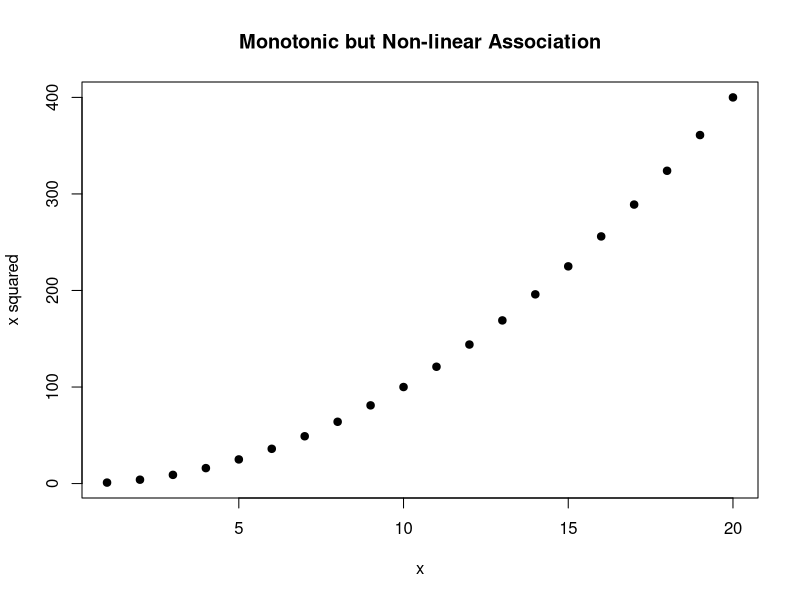
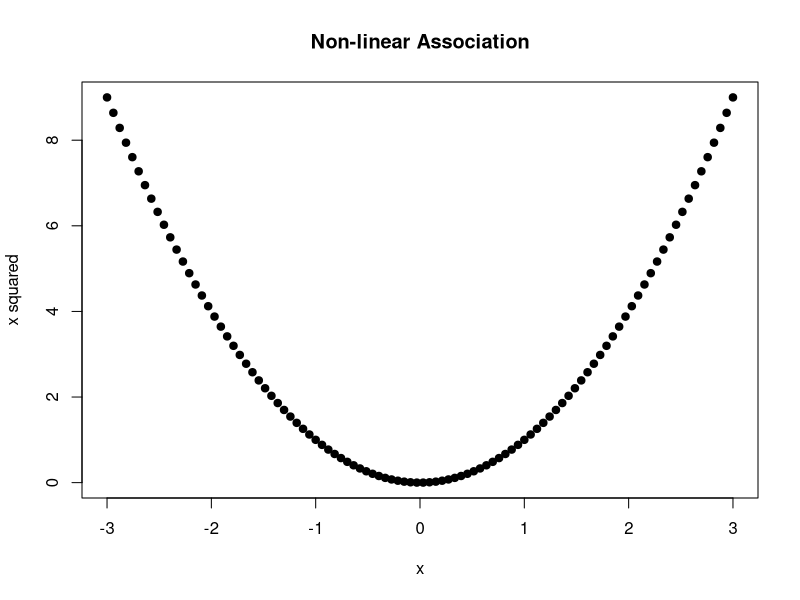
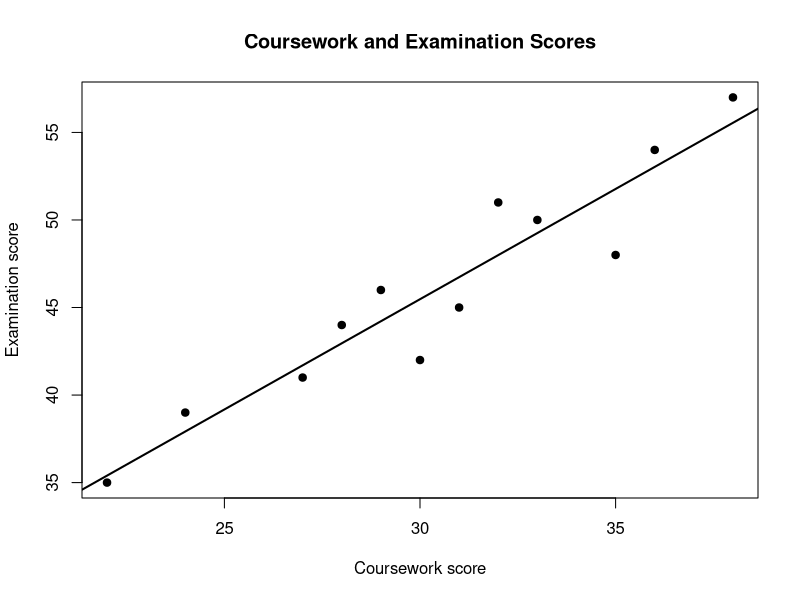
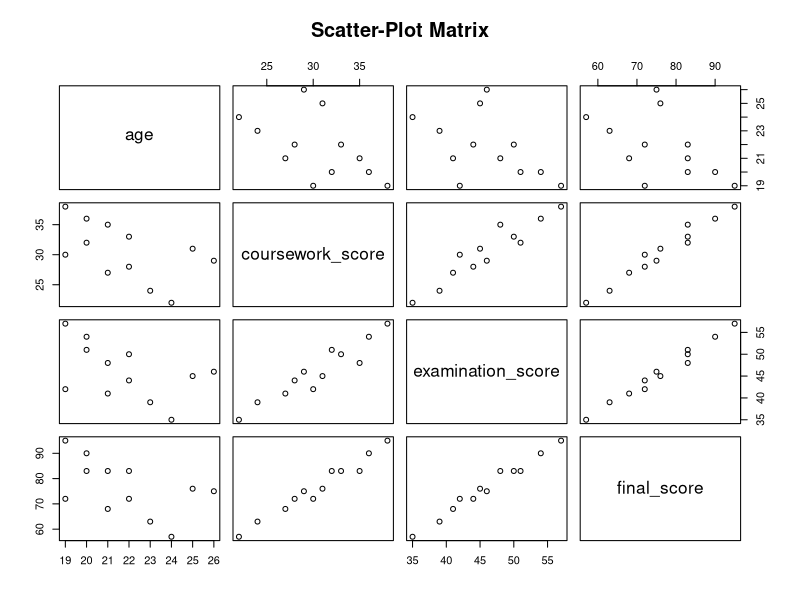

Here is the R script that generated these plots, in order: (Note: this script raises an error after producing the figures.)
# ==============================================================================
# Learning R
# Part IV: Descriptive Analysis and Data Visualisation
# Lesson 29: Correlation, Covariance and Visual Association
# Suggested Solutions
# ==============================================================================

student_data <- read.csv(
  "data/student_scores.csv",
  stringsAsFactors = FALSE
)

# Exercise 1: Covariance.
coursework_examination_covariance <- cov(
  student_data$coursework_score,
  student_data$examination_score,
  use = "complete.obs"
)

coursework_examination_covariance

# Exercise 2: Pearson correlation.
pearson_correlation <- cor(
  student_data$coursework_score,
  student_data$examination_score,
  method = "pearson",
  use = "complete.obs"
)

pearson_correlation

# Exercise 3: Spearman correlation.
spearman_correlation <- cor(
  student_data$coursework_score,
  student_data$examination_score,
  method = "spearman",
  use = "complete.obs"
)

spearman_correlation

# Exercise 4: Kendall correlation.
kendall_correlation <- cor(
  student_data$coursework_score,
  student_data$examination_score,
  method = "kendall",
  use = "complete.obs"
)

kendall_correlation

# Exercise 5: Compare methods.
correlation_comparison <- data.frame(
  method = c(
    "Pearson",
    "Spearman",
    "Kendall"
  ),
  coefficient = c(
    pearson_correlation,
    spearman_correlation,
    kendall_correlation
  ),
  stringsAsFactors = FALSE
)

correlation_comparison

# Exercise 6: Monotonic versus linear association.
x <- 1:20
y <- x ^ 2

monotonic_comparison <- data.frame(
  method = c(
    "Pearson",
    "Spearman"
  ),
  correlation = c(
    cor(
      x,
      y,
      method = "pearson"
    ),
    cor(
      x,
      y,
      method = "spearman"
    )
  ),
  stringsAsFactors = FALSE
)

monotonic_comparison

plot(
  x,
  y,
  main = "Monotonic but Non-linear Association",
  xlab = "x",
  ylab = "x squared",
  pch = 19
)

# Exercise 7: Non-linear association with near-zero correlation.
x_curve <- seq(
  -3,
  3,
  length.out = 100
)

y_curve <- x_curve ^ 2

curve_correlation <- cor(
  x_curve,
  y_curve
)

curve_correlation

plot(
  x_curve,
  y_curve,
  main = "Non-linear Association",
  xlab = "x",
  ylab = "x squared",
  pch = 19
)

# Exercise 8: Outlier influence.
x_regular <- 1:10
y_regular <- 2 * x_regular

x_with_outlier <- c(
  x_regular,
  20
)

y_with_outlier <- c(
  y_regular,
  -20
)

outlier_influence <- data.frame(
  statistic = c(
    "Pearson without outlier",
    "Pearson with outlier",
    "Spearman with outlier"
  ),
  value = c(
    cor(
      x_regular,
      y_regular
    ),
    cor(
      x_with_outlier,
      y_with_outlier
    ),
    cor(
      x_with_outlier,
      y_with_outlier,
      method = "spearman"
    )
  ),
  stringsAsFactors = FALSE
)

outlier_influence

# Exercise 9: Correlation and covariance matrices.
numeric_student_data <- student_data[
  vapply(
    student_data,
    is.numeric,
    FUN.VALUE = logical(1)
  )
]

correlation_matrix <- cor(
  numeric_student_data,
  use = "pairwise.complete.obs",
  method = "pearson"
)

covariance_matrix <- cov(
  numeric_student_data,
  use = "pairwise.complete.obs"
)

round(
  correlation_matrix,
  3
)

round(
  covariance_matrix,
  3
)

# Exercise 10: Correlation tests.
pearson_test <- cor.test(
  student_data$coursework_score,
  student_data$examination_score,
  method = "pearson"
)

spearman_test <- cor.test(
  student_data$coursework_score,
  student_data$examination_score,
  method = "spearman",
  exact = FALSE
)

kendall_test <- cor.test(
  student_data$coursework_score,
  student_data$examination_score,
  method = "kendall",
  exact = FALSE
)

pearson_test
spearman_test
kendall_test

# Exercise 11: Extract confidence interval.
pearson_report <- data.frame(
  method = "Pearson",
  estimate =
    unname(
      pearson_test$estimate
    ),
  statistic =
    unname(
      pearson_test$statistic
    ),
  degrees_of_freedom =
    unname(
      pearson_test$parameter
    ),
  p_value =
    pearson_test$p.value,
  confidence_lower =
    pearson_test$conf.int[1],
  confidence_upper =
    pearson_test$conf.int[2],
  stringsAsFactors = FALSE
)

pearson_report

# Exercise 12: Grouped correlations.
calculate_grouped_correlation <- function(
  data,
  x_variable,
  y_variable,
  group_variable,
  method = "pearson"
) {
  required_variables <- c(
    x_variable,
    y_variable,
    group_variable
  )

  if (!all(
    required_variables %in%
      names(data)
  )) {
    stop(
      "Required variables are missing.",
      call. = FALSE
    )
  }

  groups <- split(
    data,
    data[[
      group_variable
    ]]
  )

  results <- lapply(
    names(groups),
    function(group_name) {
      group_data <- groups[[
        group_name
      ]]

      complete_status <- complete.cases(
        group_data[
          c(
            x_variable,
            y_variable
          )
        ]
      )

      n_complete <- sum(
        complete_status
      )

      estimate <- if (
        n_complete >= 3L
      ) {
        cor(
          group_data[[
            x_variable
          ]][
            complete_status
          ],
          group_data[[
            y_variable
          ]][
            complete_status
          ],
          method = method
        )
      } else {
        NA_real_
      }

      data.frame(
        group = group_name,
        n = n_complete,
        correlation = estimate,
        stringsAsFactors = FALSE
      )
    }
  )

  result <- do.call(
    rbind,
    results
  )

  names(result)[1] <-
    group_variable

  result
}

grouped_correlations <- calculate_grouped_correlation(
  student_data,
  "coursework_score",
  "examination_score",
  "programme"
)

grouped_correlations

# Exercise 13: Reusable correlation-report functions.
create_correlation_report <- function(
  x,
  y,
  x_name = "x",
  y_name = "y",
  method = c(
    "pearson",
    "spearman",
    "kendall"
  )
) {
  method <- match.arg(
    method
  )

  complete_status <- complete.cases(
    x,
    y
  )

  x_complete <- x[
    complete_status
  ]

  y_complete <- y[
    complete_status
  ]

  test_result <- cor.test(
    x_complete,
    y_complete,
    method = method,
    exact = FALSE
  )

  report <- data.frame(
    variable_x = x_name,
    variable_y = y_name,
    method = method,
    n = length(
      x_complete
    ),
    estimate =
      unname(
        test_result$estimate
      ),
    p_value =
      test_result$p.value,
    stringsAsFactors = FALSE
  )

  if (!is.null(
    test_result$conf.int
  )) {
    report$confidence_lower <-
      test_result$conf.int[1]

    report$confidence_upper <-
      test_result$conf.int[2]
  }

  report
}

create_correlation_matrix <- function(
  data,
  method = c(
    "pearson",
    "spearman",
    "kendall"
  ),
  digits = 3
) {
  method <- match.arg(
    method
  )

  numeric_data <- data[
    vapply(
      data,
      is.numeric,
      FUN.VALUE = logical(1)
    )
  ]

  if (ncol(
    numeric_data
  ) < 2L) {
    stop(
      "At least two numeric variables are required.",
      call. = FALSE
    )
  }

  round(
    cor(
      numeric_data,
      use = "pairwise.complete.obs",
      method = method
    ),
    digits = digits
  )
}

create_correlation_report(
  student_data$coursework_score,
  student_data$examination_score,
  "coursework_score",
  "examination_score",
  "pearson"
)

create_correlation_matrix(
  student_data,
  "spearman"
)

# Exercise 14: Non-causal interpretation.
interpretation <- paste(
  "The Pearson correlation between coursework and examination scores was",
  round(
    pearson_correlation,
    3
  ),
  ". This describes the direction and strength of linear association in the",
  "observed sample. It does not establish that one assessment component causes",
  "the other."
)

interpretation

# Scatter plot with fitted line.
plot(
  student_data$coursework_score,
  student_data$examination_score,
  main = "Coursework and Examination Scores",
  xlab = "Coursework score",
  ylab = "Examination score",
  pch = 19
)

abline(
  lm(
    examination_score ~ coursework_score,
    data = student_data
  ),
  lwd = 2
)

# Scatter-plot matrix.
pairs(
  numeric_student_data,
  main = "Scatter-Plot Matrix"
)

# Practical assessment workflow.
all_method_reports <- do.call(
  rbind,
  lapply(
    c(
      "pearson",
      "spearman",
      "kendall"
    ),
    function(method_name) {
      create_correlation_report(
        student_data$coursework_score,
        student_data$examination_score,
        "coursework_score",
        "examination_score",
        method_name
      )
    }
  )
)

all_method_reports

correlation_assessment <- list(
  method_comparison =
    correlation_comparison,
  pearson_inference =
    pearson_report,
  grouped_correlations =
    grouped_correlations,
  correlation_matrix =
    round(
      correlation_matrix,
      3
    ),
  non_causal_interpretation =
    interpretation
)

correlation_assessment

# ==============================================================================
# End of Lesson 29 Solutions
# ==============================================================================
